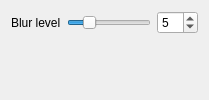
              <widget class="QWidget" name="pageBlur">
               <layout class="QFormLayout" name="pageBlurLayout">
                <item row="0" column="0">
                 <widget class="QLabel" name="lblBlurLevel">
                  <property name="text">
                   <string>Blur level</string>
                  </property>
                 </widget>
                </item>
                <item row="0" column="1">
                 <layout class="QHBoxLayout" name="blurLevelLayout">
                  <item>
                   <widget class="QSlider" name="blurLevelSlider">
                    <property name="minimum">
                     <number>1</number>
                    </property>
                    <property name="maximum">
                     <number>20</number>
                    </property>
                    <property name="value">
                     <number>5</number>
                    </property>
                    <property name="orientation">
                     <enum>Qt::Orientation::Horizontal</enum>
                    </property>
                   </widget>
                  </item>
                  <item>
                   <widget class="QSpinBox" name="blurLevelSpin">
                    <property name="minimum">
                     <number>1</number>
                    </property>
                    <property name="maximum">
                     <number>20</number>
                    </property>
                    <property name="value">
                     <number>5</number>
                    </property>
                   </widget>
                  </item>
                 </layout>
                </item>
               </layout>
              </widget>
